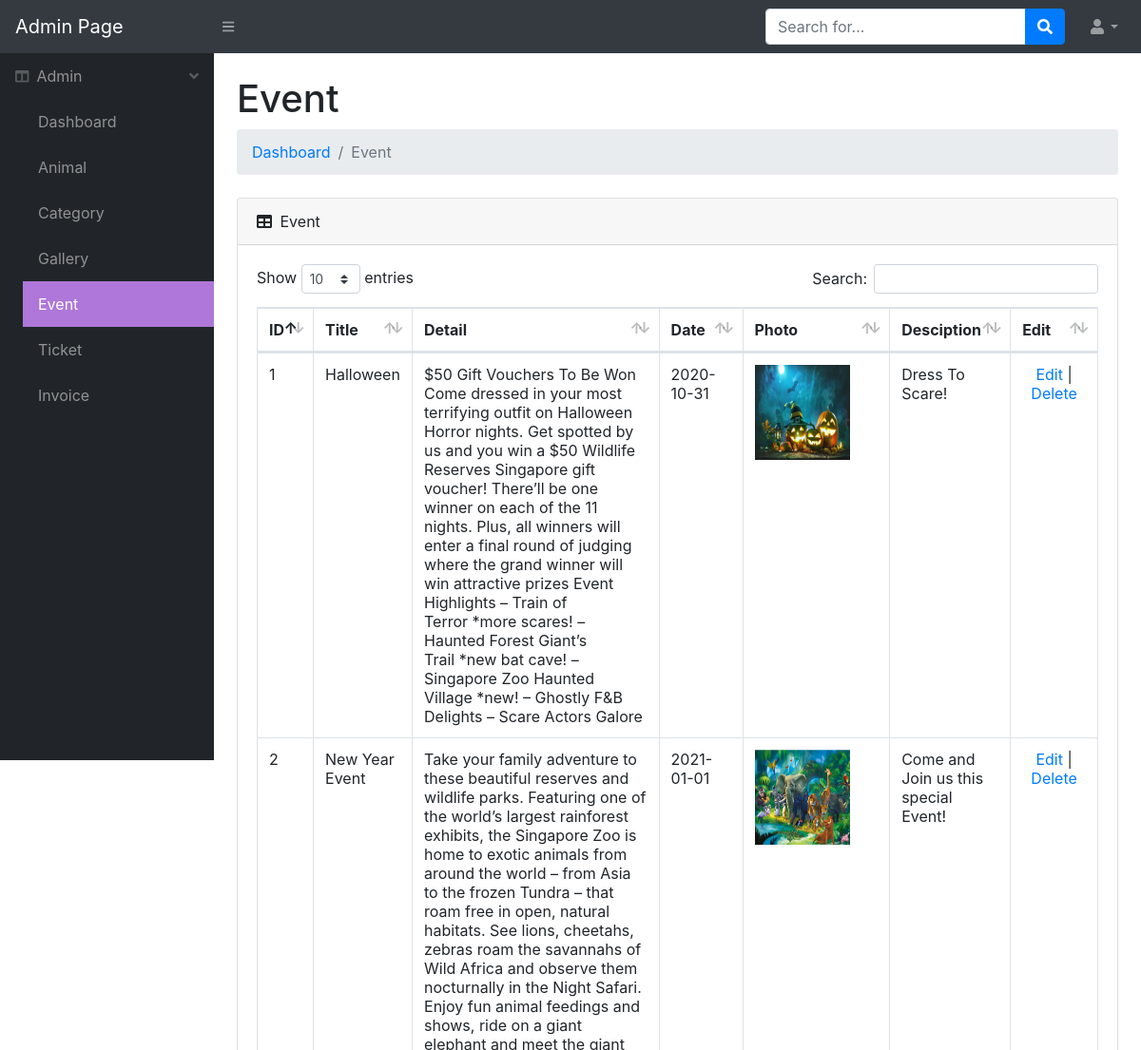
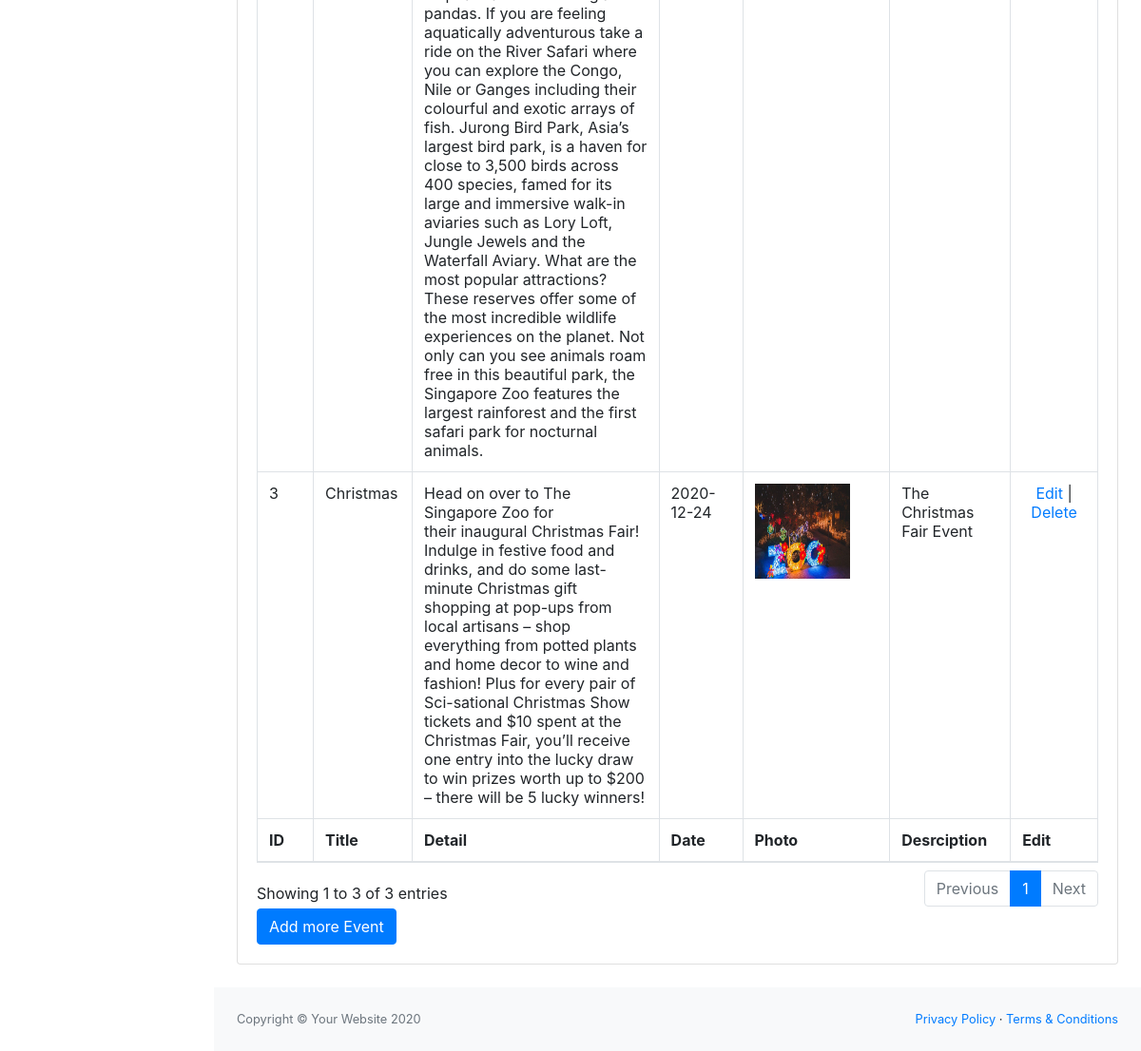
The app's page /admin/index.php?page=admin_event (signed in) with its own data (2 pictures, top to bottom).
### tables this page shows
CREATE TABLE `db_event` (
  `id` int(11) NOT NULL,
  `title` varchar(250) NOT NULL,
  `detail` text NOT NULL,
  `date` date NOT NULL,
  `event_photo` varchar(250) NOT NULL,
  `description` text NOT NULL
);

### admin/admin_event.php (the view, shortened to what this page needs)
<?php
require_once 'connect.php';
$result = mysqli_query($con,'select * from db_event');
 ?>
<h1 class="mt-4">Event</h1>
<ol class="breadcrumb mb-4">
<li class="breadcrumb-item"><a href="index.php">Dashboard</a></li>
<li class="breadcrumb-item active">Event</li>
</ol>
  <div class="card mb-4">
<div class="card-header">
<i class="fas fa-table mr-1"></i> Event </div>
<div class="card-body">
            <div class="table-responsive">
            <div id="dataTable_wrapper" class="dataTables_wrapper dt-bootstrap4">
<div class="row">
    <div class="col-sm-12">
<table class="table table-bordered dataTable" id="dataTable" role="grid" aria-describedby="dataTable_info" style="width: 100%;" width="100%" cellspacing="0">
<thead>
    <tr role="row">
        <th class="sorting_asc" tabindex="0" aria-controls="dataTable" rowspan="1" colspan="1" style="width: 16px;" aria-sort="ascending" aria-label="Name: activate to sort column descending">ID</th>
        <th class="sorting" tabindex="0" aria-controls="dataTable" rowspan="1" colspan="1" style="width: 38px;" aria-label="Position: activate to sort column ascending">Title</th>
        <th class="sorting" tabindex="0" aria-controls="dataTable" rowspan="1" colspan="1" style="width: 600px;" aria-label="Office: activate to sort column ascending">Detail</th>
        <th class="sorting" tabindex="0" aria-controls="dataTable" rowspan="1" colspan="1" style="width: 70.2833px;" aria-label="Age: activate to sort column ascending">Date</th>
        <th class="sorting" tabindex="0" aria-controls="dataTable" rowspan="1" colspan="1" style="width: 200.2833px;" aria-label="Photo: activate to sort column ascending">Photo</th>
        <th class="sorting" tabindex="0" aria-controls="dataTable" rowspan="1" colspan="1" style="width: 70.55px;" aria-label="Start date: activate to sort column ascending">Desciption</th>
        <th class="sorting" tabindex="0" aria-controls="dataTable" rowspan="1" colspan="1" style="width: 103px;" aria-label="Salary: activate to sort column ascending">Edit</th>
    </tr>
</thead>
<tfoot>
    <tr>
        <th rowspan="1" colspan="1">ID</th>
        <th rowspan="1" colspan="1">Title</th>
        <th rowspan="1" colspan="1">Detail</th>
        <th rowspan="1" colspan="1">Date</th>
        <th rowspan="1" colspan="1">Photo</th>
        <th rowspan="1" colspan="1">Desrciption</th>
        <th rowspan="1" colspan="1">Edit</th>
    </tr>
</tfoot>
    <tbody>
<?php
$odd = 'odd';
$even = 'even';
while ($event = mysqli_fetch_array($result)) {
    $i = 0;
    $even_odd = ($i/2==0) ? $odd : $even;
    ?>
            <tr role="row" class="<?= $even_odd ?>">
                <td><?= $event['id'] ?></td>
                <td><?= $event['title'] ?></td>
                <td><?= $event['detail'] ?></td>
                <td><?= $event['date'] ?></td>
                <td><img src="../img/eventUpload/<?= $event['event_photo'] ?>" width="100" height="100"></td>
                <td><?= $event['description'] ?></td>
                <td align="center"><a href="index.php?page=admin_event_edit&id=<?= $event['id']; ?>">Edit</a> |
                <a onclick="return confirm('Are you really want to delete it??')" href="index.php?page=admin_event&id=<?= $event['id']?>&action=deleteEvent">Delete</a>
                </td>
            </tr>
    <?php } ?>
</tbody>
</table>
</div>
</div>
</div>
</div>
<div>
    <button onclick="showAdd()" class="btn btn-primary">Add more Event</button>
</div>
</div>
</div>

### admin/css/style1.css (style rules this page uses)
svg:not(:root).svg-inline--fa { overflow: visible }
.svg-inline--fa { display: inline-block; font-size: inherit; height: 1em; overflow: visible; vertical-align: -.125em }
.svg-inline--fa.fa-w-16 { width: 1em }

### admin/css/styleTable.css (style rules this page uses)
table.dataTable { clear: both; margin-top: 6px !important; margin-bottom: 6px !important; max-width: none !important; border-collapse: separate !important; border-spacing: 0 }
table.dataTable td, table.dataTable th { -webkit-box-sizing: content-box; box-sizing: content-box }
table.dataTable thead>tr>th.sorting_asc, table.dataTable thead>tr>th.sorting_desc, table.dataTable thead>tr>th.sorting, table.dataTable thead>tr>td.sorting_asc, table.dataTable thead>tr>td.sorting_desc, table.dataTable thead>tr>td.sorting { padding-right: 30px }
table.dataTable thead .sorting, table.dataTable thead .sorting_asc, table.dataTable thead .sorting_desc, table.dataTable thead .sorting_asc_disabled, table.dataTable thead .sorting_desc_disabled { cursor: pointer; position: relative }
table.dataTable thead .sorting:before, table.dataTable thead .sorting:after, table.dataTable thead .sorting_asc:before, table.dataTable thead .sorting_asc:after, table.dataTable thead .sorting_desc:before, table.dataTable thead .sorting_desc:after, table.dataTable thead .sorting_asc_disabled:before, table.dataTable thead .sorting_asc_disabled:after, table.dataTable thead .sorting_desc_disabled:before, table.dataTable thead .sorting_desc_disabled:after { position: absolute; bottom: 0.9em; display: block; opacity: 0.3 }
table.dataTable thead .sorting:before, table.dataTable thead .sorting_asc:before, table.dataTable thead .sorting_desc:before, table.dataTable thead .sorting_asc_disabled:before, table.dataTable thead .sorting_desc_disabled:before { right: 1em; content: "\2191" }
table.dataTable thead .sorting:after, table.dataTable thead .sorting_asc:after, table.dataTable thead .sorting_desc:after, table.dataTable thead .sorting_asc_disabled:after, table.dataTable thead .sorting_desc_disabled:after { right: 0.5em; content: "\2193" }
table.dataTable thead .sorting_asc:before, table.dataTable thead .sorting_desc:after { opacity: 1 }
table.table-bordered.dataTable th, table.table-bordered.dataTable td { border-left-width: 0 }
table.table-bordered.dataTable th:last-child, table.table-bordered.dataTable th:last-child, table.table-bordered.dataTable td:last-child, table.table-bordered.dataTable td:last-child { border-right-width: 0 }
table.table-bordered.dataTable tbody th, table.table-bordered.dataTable tbody td { border-bottom-width: 0 }
div.table-responsive>div.dataTables_wrapper>div.row { margin: 0 }
div.table-responsive>div.dataTables_wrapper>div.row>div[class^="col-"]:first-child { padding-left: 0 }
div.table-responsive>div.dataTables_wrapper>div.row>div[class^="col-"]:last-child { padding-right: 0 }

### records on screen
db_event: id "1", title "Halloween", detail "$50 Gift Vouchers To Be Won Come dressed in your most terrifying outfit on Halloween Horror nights. Get spotted by us and you win a $50 Wildlife Reserves Singapore gift voucher! There’ll be one winner on each of the 11 nights. Plus, all winners will enter a final round of judging where the grand winner will win attractive prizes Event Highlights – Train of Terror *more scares! – Haunted Forest Giant’s Trail *new bat cave! – Singapore Zoo Haunted Village *new! – Ghostly F&B Delights – Scare Actors Galore", date "2020-10-31", event_photo (picture), description "Dress To Scare!"
db_event: id "2", title "New Year Event", detail "Take your family adventure to these beautiful reserves and wildlife parks. Featuring one of the world’s largest rainforest exhibits, the Singapore Zoo is home to exotic animals from around the world – from Asia to the frozen Tundra – that roam free in open, natural habitats. See lions, cheetahs, zebras roam the savannahs of Wild Africa and observe them nocturnally in the Night Safari. Enjoy fun animal feedings and shows, ride on a giant elephant and meet the giant pandas. If you are feeling aquatically adventurous take a ride on the River Safari where you can explore the Congo, Nile or Ganges including their colourful and exotic arrays of fish. Jurong Bird Park, Asia’s largest bird park, is…", date "2021-01-01", event_photo (picture), description "Come and Join us this special Event!"
db_event: id "3", title "Christmas", detail "Head on over to The Singapore Zoo for their inaugural Christmas Fair! Indulge in festive food and drinks, and do some last-minute Christmas gift shopping at pop-ups from local artisans – shop everything from potted plants and home decor to wine and fashion! Plus for every pair of Sci-sational Christmas Show tickets and $10 spent at the Christmas Fair, you’ll receive one entry into the lucky draw to win prizes worth up to $200 – there will be 5 lucky winners!", date "2020-12-24", event_photo (picture), description "The Christmas Fair Event"
